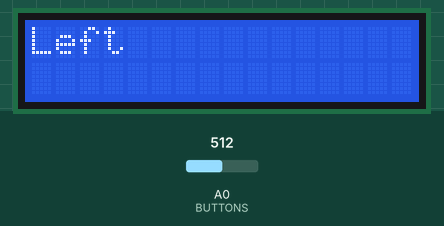
Simulated run of this sketch. Board: Arduino Uno, built with avr-gcc and run on an emulated ATmega328P. Parts: 16×2 character LCD. Inputs (shaded band) come from the test bench; at power-on: A0 (BUTTONS) = 512.

Above: at 1.2 s.
1.3 s: A0 (BUTTONS) set to 610
At 1.8 s:
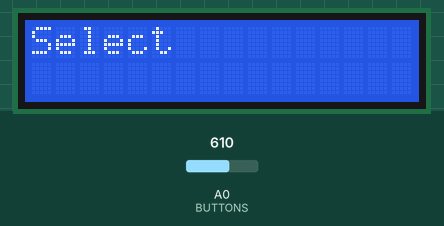
2.8 s: A0 (BUTTONS) set to 384
At 4.0 s:
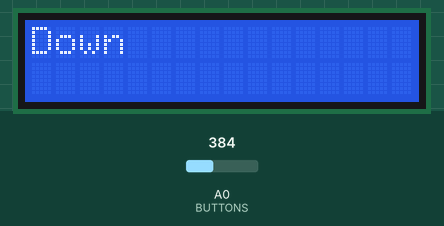
4.3 s: A0 (BUTTONS) set to 209
At 5.2 s:
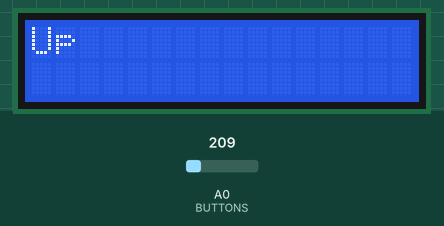
5.8 s: A0 (BUTTONS) set to 55
At 6.4 s:
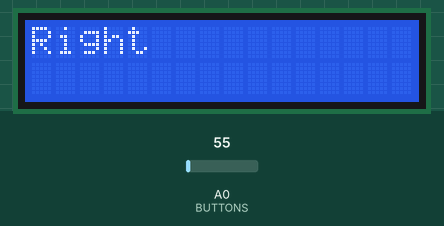
7.3 s: A0 (BUTTONS) set to 882
At 8.5 s:
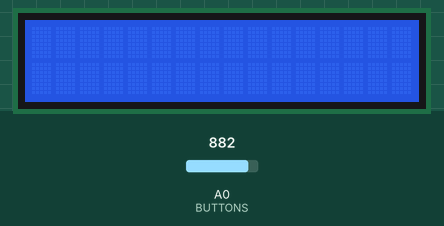
8.8 s: A0 (BUTTONS) set to 862
At 9.9 s:
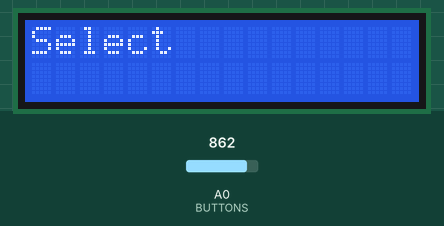
Timing chart, 0 to 11.3 s (numbered marks = the images above; inputs shaded):
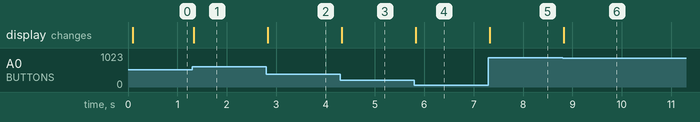

Measured:
- after the input at 1.3 s, the display: changes at once (image 1)
- after the input at 2.8 s, the display: changes at once (image 2)
- after the input at 4.3 s, the display: changes at once (image 3)
- after the input at 5.8 s, the display: changes at once (image 4)
- after the input at 7.3 s, the display: changes at once (image 5)
- after the input at 8.8 s, the display: changes at once (image 6)

The sketch:

lcd_and_buttons_demo.ino
```cpp
#include <MsTimer2.h>
#include <LiquidCrystal.h>

#define BUTTONS  0

LiquidCrystal lcd(8, 9, 4, 5, 6, 7);

enum buttons { NONE, RIGHT, UP, DOWN, LEFT, SELECT };

// Debounced pressed keystate
volatile byte pressed_key = NONE;


/*
 * Translate analog value into button pressed
 */
byte SelectedButton(int analogval)
{
  if ( analogval > 872 ) return NONE;
  if ( analogval < 65 ) return RIGHT;
  if ( analogval < 219 ) return UP;
  if ( analogval < 394 ) return DOWN;
  if ( analogval < 600 ) return LEFT;
  return SELECT;
}


/*
 * Read keys and set pressed_key once keystate is debounced.
 * Function is called interrupt time (from timer interrupt)
 */
void scan_keys()
{
  static byte last_reading = NONE;
  static byte debounce_counter = 0;

  byte current_reading;

  current_reading = SelectedButton(analogRead(BUTTONS));

  if ( current_reading == last_reading ) {
    if ( debounce_counter > 0 )
      --debounce_counter;
    else
      pressed_key = current_reading;
  } else {
    debounce_counter = 3;
    last_reading = current_reading;
  }

}


char *buttonToString(byte button)
{
  switch(button) {
    case NONE:
      return "";
      break;
    case RIGHT:
      return "Right";
      break;
    case UP:
      return "Up";
      break;
    case DOWN:
      return "Down";
      break;
    case LEFT:
      return "Left";
      break;
    case SELECT:
      return "Select";
      break;
    default:
      return "Unknown";
      break;
  }
}


void setup()
{
  lcd.begin(16,2);
  lcd.clear();
  MsTimer2::set(5, scan_keys);
  MsTimer2::start();
}

void loop()
{
  byte button=NONE;

  while(1) {
    if ( button != pressed_key ) {
      button = pressed_key;
      lcd.clear();
      lcd.print(buttonToString(button));
    }
  }


}
```
